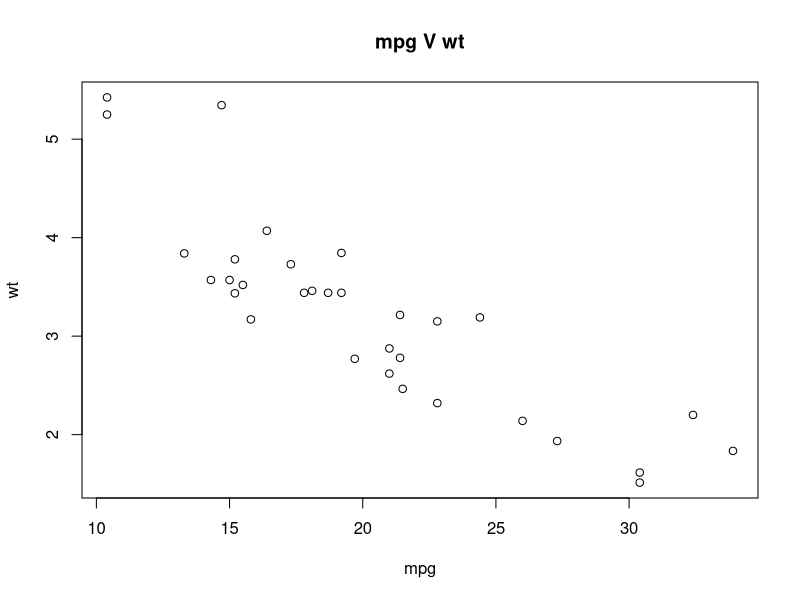
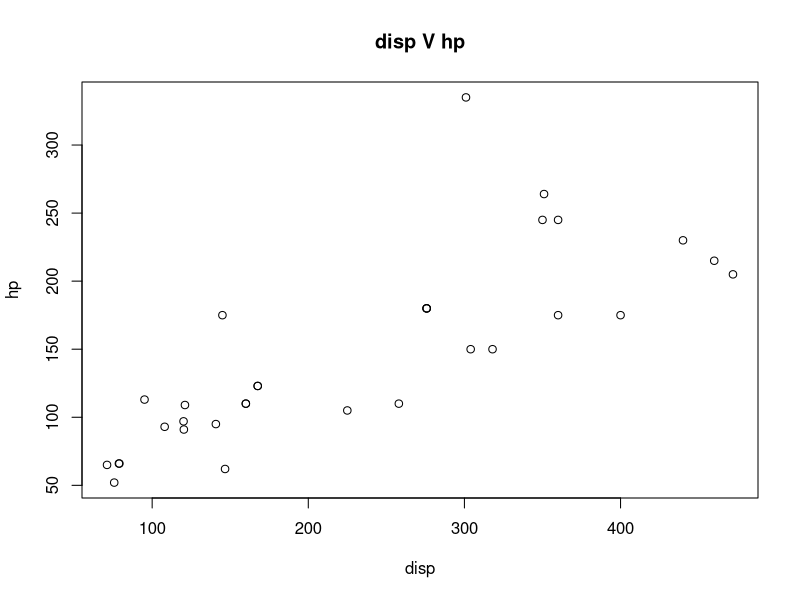

Source code (R) for these figures, in order:

#a.import mtcars data set
data(mtcars);

#check the data
head(mtcars);


#b.Visualize your data using scatter plots

#mpg Vs. wt
plot(x=mtcars$mpg, y=mtcars$wt, main='mpg V wt', xlab='mpg', ylab='wt');

#disp Vs. hp
plot(x=mtcars$disp, y=mtcars$hp, main='disp V hp', xlab='disp', ylab='hp');

#c.Compute the Correlation between mpg and wt variables

corr <-cor(mtcars$mpg,mtcars$wt);

print(paste0("The correlation between mpg and wt variables is: ",corr));


